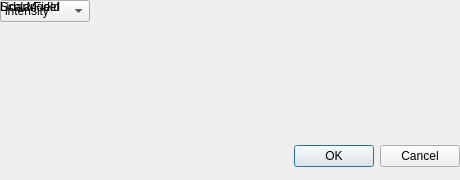
<?xml version="1.0" encoding="UTF-8"?>
<ui version="4.0">
 <class>CalibDialog</class>
 <widget class="QDialog" name="CalibDialog">
  <property name="geometry">
   <rect>
    <x>0</x>
    <y>0</y>
    <width>460</width>
    <height>180</height>
   </rect>
  </property>
  <property name="windowTitle">
   <string>Calibration</string>
  </property>
  <widget class="QDialogButtonBox" name="buttonBox">
   <property name="geometry">
    <rect>
     <x>120</x>
     <y>140</y>
     <width>340</width>
     <height>32</height>
    </rect>
   </property>
   <property name="orientation">
    <enum>Qt::Horizontal</enum>
   </property>
   <property name="standardButtons">
    <set>QDialogButtonBox::Cancel|QDialogButtonBox::Ok</set>
   </property>
  </widget>
  <widget class="QComboBox" name="lidar_type_box">
   <item>
    <property name="text">
     <string>Jaguar</string>
    </property>
   </item>
   <item>
    <property name="text">
     <string>Falcon</string>
    </property>
   </item>
  </widget>
  <widget class="QComboBox" name="lidar_field_box">
   <item>
    <property name="text">
     <string>intensity</string>
    </property>
   </item>
   <item>
    <property name="text">
     <string>reflectance</string>
    </property>
   </item>
  </widget>
  <widget class="QLabel" name="lidar_type_label">
   <property name="text">
    <string>LidarModel</string>
   </property>
  </widget>
  <widget class="QLabel" name="lidar_field_label">
   <property name="text">
    <string>ScalarField</string>
   </property>
  </widget>
 </widget>
 <resources/>
 <connections>
  <connection>
   <sender>buttonBox</sender>
   <signal>accepted()</signal>
   <receiver>CalibDialog</receiver>
   <slot>accept()</slot>
   <hints>
    <hint type="sourcelabel">
     <x>248</x>
     <y>254</y>
    </hint>
    <hint type="destinationlabel">
     <x>157</x>
     <y>274</y>
    </hint>
   </hints>
  </connection>
  <connection>
   <sender>buttonBox</sender>
   <signal>rejected()</signal>
   <receiver>CalibDialog</receiver>
   <slot>reject()</slot>
   <hints>
    <hint type="sourcelabel">
     <x>316</x>
     <y>260</y>
    </hint>
    <hint type="destinationlabel">
     <x>286</x>
     <y>274</y>
    </hint>
   </hints>
  </connection>
 </connections>
</ui>
